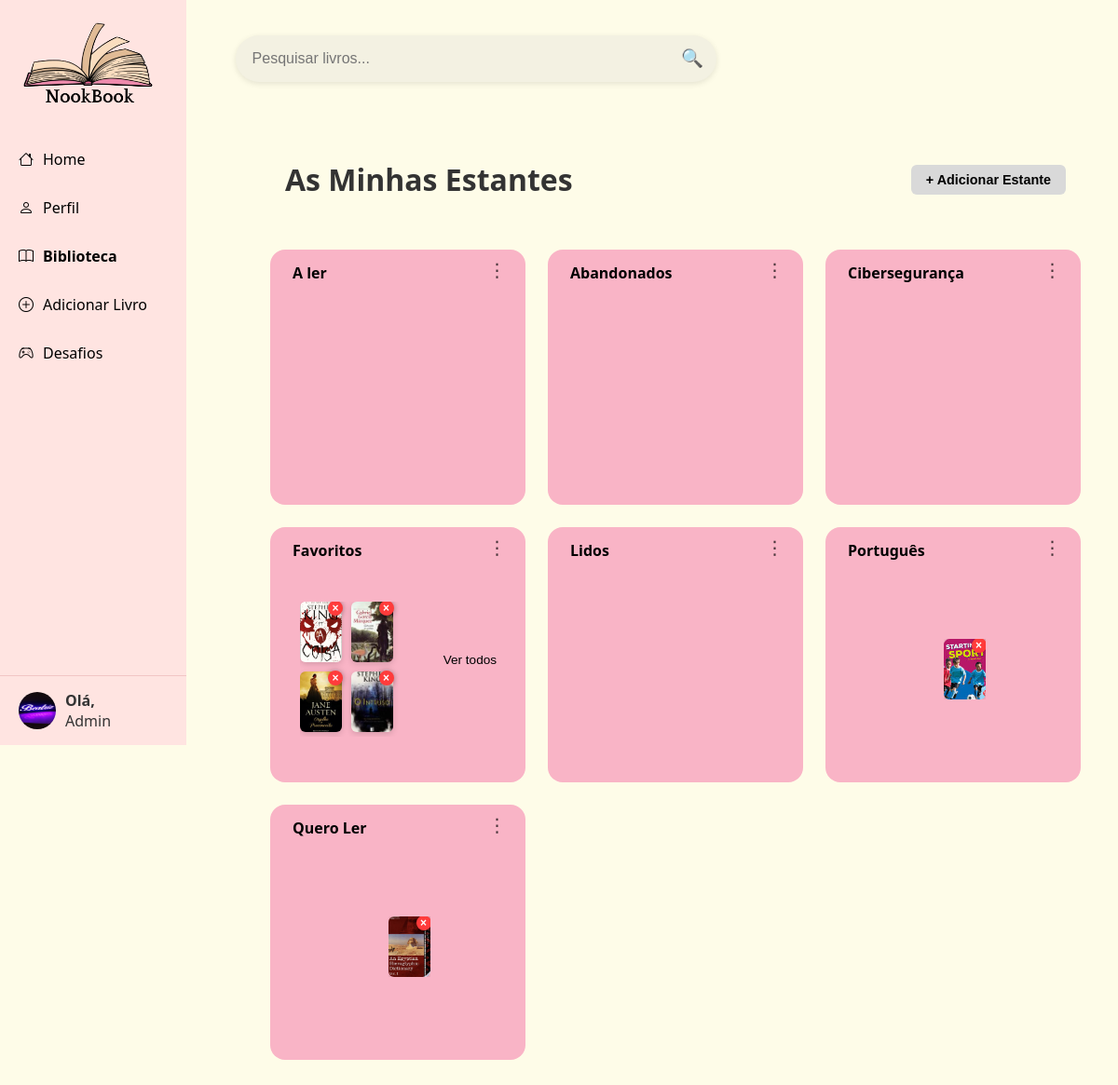
The page /biblio/biblioteca/ (signed in) on the database its author committed.
### nookbook/apps/Utilizadores/models.py (models this page shows, shortened)
class Utilizador(AbstractUser):
    nome = models.CharField(max_length=100, default="Utilizador")
    username = models.CharField(max_length=100, unique=True)
    email = models.EmailField(unique=True)
    biografia = models.CharField(max_length=1000, blank=True, null=True)
    foto_perfil = models.ImageField(upload_to=user_directory_path, blank=True, null=True)
    data_nascimento = models.DateField(blank=True, null=True)
    pais = models.CharField(max_length=100, blank=True, null=True)
    IDIOMAS_CHOICES = [
        ('pt', 'Português'),
        ('en', 'Inglês'),
        ('es', 'Espanhol'),
        ('fr', 'Francês'),
        ('de', 'Alemão'),
    ]
    idioma = models.CharField(max_length=10, choices=IDIOMAS_CHOICES, default='pt')
    generos_fav = models.ManyToManyField('Livros.Generos', blank=True, related_name='utilizadores')
    USERNAME_FIELD = "email"
    REQUIRED_FIELDS = ["username"]
    EMAIL_FIELD = "email"  # <- esta linha que deves adicionar!
    objects = UtilizadorManager()

### nookbook/apps/Biblioteca/models.py (models this page shows, shortened)
class Estante(models.Model):
    nome = models.CharField(max_length=50)
    utilizador = models.ForeignKey('Utilizadores.Utilizador', on_delete=models.CASCADE, related_name='estantes')
    cor = models.CharField(max_length=7, blank=True, null=True, default="#f9b4c6")
    class Meta:
        unique_together = ['nome', 'utilizador']

class Biblioteca(models.Model):
    utilizador = models.ForeignKey('Utilizadores.Utilizador', on_delete=models.CASCADE)
    livro = models.ForeignKey('Livros.Livro', on_delete=models.CASCADE)
    estante_customizada = models.ForeignKey('Estante', on_delete=models.SET_NULL, null=True, blank=True)
    data_adicao = models.DateTimeField(auto_now_add=True)
    notas = models.TextField(blank=True, null=True)
    class Meta:
        unique_together = ('utilizador', 'livro', 'estante_customizada')

### nookbook/apps/Livros/models.py (models this page shows, shortened)
class Livro(models.Model):
    titulo = models.CharField(max_length=255)
    autor = models.CharField(max_length=255)
    sinopse = models.TextField()
    num_pag = models.IntegerField(validators=[MinValueValidator(1)])
    capa = models.ImageField(upload_to='livros/', blank=True, null=True)
    ano_publicacao = models.PositiveIntegerField(blank=True, null=True)
    generos = models.ManyToManyField('Generos', related_name='livros')
    palavra_chave = models.ManyToManyField('PalavraChave', blank=True, related_name='livros')
    editora = models.ForeignKey('Editora', on_delete=models.SET_NULL, null=True, blank=True, related_name='livros')
    isbn = models.CharField(max_length=20, unique=True, blank=True, null=True)
    idioma = models.ForeignKey('Idioma', on_delete=models.SET_NULL, null=True, blank=True)
    google_id = models.CharField(max_length=50, blank=True, null=True, unique=True)

### nookbook/apps/Biblioteca/views.py (the view)
# urls.py: path('biblioteca/', views.pagina_biblioteca, name='pagina_biblioteca'),
@login_required
def pagina_biblioteca(request):
    garantir_estantes_default(request.user)
    estantes = Estante.objects.filter(utilizador=request.user).order_by('nome')
    estantes_com_livros = []
    for estante in estantes:
        livros = Biblioteca.objects.filter(estante_customizada=estante).select_related('livro')
        estantes_com_livros.append((estante, livros))
        estante.cor = estante.cor or '#f9b4c6'
    livros_disponiveis = Livro.objects.exclude(
        id__in=Biblioteca.objects.filter(utilizador=request.user).values_list('livro_id', flat=True)
    )
    return render(request, 'biblioteca.html', {
        'estantes_com_livros': estantes_com_livros,
        'livros_disponiveis': livros_disponiveis
    })

### nookbook/apps/Biblioteca/views.py (called while the page is built)
def garantir_estantes_default(utilizador):
    nomes = ['A ler', 'Quero Ler', 'Lidos', 'Abandonados']
    for nome in nomes:
        Estante.objects.get_or_create(utilizador=utilizador, nome=nome)

### nookbook/apps/Biblioteca/templates/biblioteca.html (shortened to what this page needs)
{% extends 'base.html' %}
{% load static %}
{% block extra_head %}
<link rel="stylesheet" href="{% static 'css/styles.css' %}">
<link rel="stylesheet" href="{% static 'Biblioteca/css/biblioteca.css' %}">
{% endblock %}
{% block content %}
<div class="biblioteca-container">
  <div class="titulo-biblioteca-wrapper">
    <h1 class="titulo-biblioteca">As Minhas Estantes</h1>
    <button class="btn-add-shelf" onclick="abrirModalEstante()">+ Adicionar Estante</button>
  </div>
  <div class="estantes-grid">
    {% for estante, livros in estantes_com_livros %}
    <div class="estante-card" data-cor="{{ estante.cor|default_if_none:'#f9b4c6'|default:'#f9b4c6' }}">
      <div class="estante-header">
        <h2>{{ estante.nome }}</h2>
        <div class="dropdown">
          <button class="dropdown-toggle" onclick="toggleMenu('{{ estante.id }}', event)">⋮</button>
        </div>
      </div>
      <div class="livros-container">
        {% for livro in livros %}
          <div class="livro-item">
            <img src="{{ livro.livro.capa.url }}" alt="{{ livro.livro.titulo }}">
            <form method="post" action="{% url 'remover_livro_estante' %}">
              <button type="submit">×</button>
            </form>
          </div>
        {% endfor %}
      </div>
      {% if livros|length > 1 %}
        <div class="ver-mais-container">
          <button class="btn-ver-mais">Ver todos</button>
        </div>
      {% endif %}
    </div>
    {% endfor %}
  </div>
</div>
{% endblock %}

### nookbook/templates/menu.html (shortened to what this page needs)
{% load static %}
<!DOCTYPE html>
<html lang="pt">
<head>
    <link href="https://cdn.jsdelivr.net/npm/bootstrap-icons/font/bootstrap-icons.css" rel="stylesheet">
</head>
<body>
<div class="container">
    <aside id="sidebar" class="sidebar">
        <div class="top">
          <div class="logo">
            <img src="{% static 'imagens/logo.png' %}" alt="Logo">
          </div>
        </div>
        <nav class="nav">
          <a href="{% if user.is_authenticated %}{% url 'pagina_inicial' %}{% else %}{% url 'pagina_login' %}{% endif %}" class="nav-item {% if request.resolver_match.url_name == 'pagina_inicial' %}active{% endif %}">
            <i class="bi bi-house"></i> Home
          </a>
          <a href="{% if user.is_authenticated %}{% url 'pagina_inicial' %}{% else %}{% url 'pagina_login' %}{% endif %}" class="nav-item {% if request.resolver_match.url_name == 'perfil' %}active{% endif %}">
            <i class="bi bi-person"></i> Perfil
          </a>
          <a href="{% if user.is_authenticated %}{% url 'pagina_biblioteca' %}{% else %}{% url 'pagina_login' %}{% endif %}" class="nav-item {% if request.resolver_match.url_name == 'pagina_biblioteca' %}active{% endif %}">
                   <i class="bi bi-book"></i> Biblioteca
          </a>
          <a href="{% if user.is_authenticated %}{% url 'adicionar_livro' %}{% else %}{% url 'pagina_login' %}{% endif %}" class="nav-item {% if request.resolver_match.url_name == 'adicionar_livro' %}active{% endif %}">
            <i class="bi bi-plus-circle"></i> Adicionar Livro
          </a>
          <a href="{% if user.is_authenticated %}{% url 'pagina_inicial' %}{% else %}{% url 'pagina_login' %}{% endif %}" class="nav-item {% if request.resolver_match.url_name == 'desafios' %}active{% endif %}">
            <i class="bi bi-controller"></i> Desafios
          </a>
        </nav>
        <div class="bottom-profile">
          {% if user.is_authenticated and user.foto_perfil %}
            <img src="{{ user.foto_perfil.url }}" alt="Perfil">
          {% else %}
            <img src="{% static 'imagens/profile_picture.png' %}" alt="Perfil">
          {% endif %}
          <div class="profile-info">
            <strong>Olá,</strong><br>
            <span>{% if user.is_authenticated %}{{ user.username }}{% else %}Visitante{% endif %}</span>
          </div>
        </div>
      </aside>
    <main id="main-content">
        <div class="topo-detalhes-pesquisa">
          <form action="{% url 'pesquisar_livros' %}" method="get" class="barra-pesquisa-estilizada">
            <input type="text" name="q" placeholder="Pesquisar livros..." required>
            <button type="submit">🔍</button>
          </form>
        </div>
    </main>
</div>
</body>
</html>

### nookbook/static/css/styles.css (style rules this page uses)
body { font-family: 'Segoe UI', sans-serif; background-color: #fefce8; color: #333; padding-left: 250px; }
.container { display: flex; }
.sidebar { width: 200px; background-color: #ffe4e1; display: flex; flex-direction: column; justify-content: space-between; height: 100vh; position: fixed; top: 0; left: 0; z-index: 1000; transition: transform 0.3s ease; }
.sidebar .top { padding: 20px; display: flex; align-items: center; justify-content: center; }
.sidebar .logo img { height: 100px; }
.nav { flex-grow: 1; }
.nav-item { display: flex; align-items: center; padding: 15px 20px; text-decoration: none; color: #000; border-radius: 12px; transition: background-color 0.2s, box-shadow 0.2s; }
.nav-item i { margin-right: 10px; }
.nav-item.active { font-weight: bold; }
.bottom-profile { display: flex; align-items: center; padding: 15px 20px; border-top: 1px solid #f1c5c5; }
.bottom-profile img { width: 40px; height: 40px; border-radius: 50%; margin-right: 10px; }
#main-content { margin-left: 200px; padding: 30px; flex: 1; width: 100%; }
.topo-detalhes-pesquisa { display: flex; gap: 4rem; flex-wrap: wrap; margin-left: -235px; }
.barra-pesquisa-estilizada { display: flex; background-color: #f3f1e2; border-radius: 999px; padding: 0.4rem 0.5rem; box-shadow: 0 2px 6px rgba(0, 0, 0, 0.1); max-width: 500px; width: 100%; min-width: 280px; }
.barra-pesquisa-estilizada input { flex: 1; border: none; background: transparent; padding: 0.6rem; font-size: 1rem; outline: none; color: #333; }
.barra-pesquisa-estilizada button { background: none; border: none; font-size: 1.2rem; cursor: pointer; color: #555; padding-left: 0.5rem; }
.barra-pesquisa-estilizada { display: flex; gap: 8px; }
.livros-container { display: grid; grid-template-columns: repeat(auto-fit, minmax(280px, 1fr)); gap: 3rem; }

### nookbook/apps/Biblioteca/static/Biblioteca/css/biblioteca.css (style rules this page uses)
.biblioteca-container { padding: 2rem; background-color: var(--cor-fundo); }
.titulo-biblioteca-wrapper { display: flex; justify-content: space-between; align-items: center; margin-bottom: 2rem; padding: 0 1rem; }
.btn-add-shelf { background-color: #d9d9d9; color: #000; border: none; padding: 0.5rem 1rem; border-radius: 6px; font-size: 0.9rem; font-weight: bold; cursor: pointer; transition: background-color 0.2s ease; }
.estantes-grid { display: grid; grid-template-columns: repeat(auto-fit, minmax(210px, 1fr)); gap: 1.5rem; }
.estante-card { overflow: visible; z-index: 1; width: 100%; aspect-ratio: 3 / 3; border-radius: 16px; display: flex; align-items: center; justify-content: center; position: relative; transition: transform 0.2s ease; cursor: pointer; }
.estante-card h2 { font-size: 1rem; font-weight: bold; text-align: left; width: 100%; margin: 0.4rem 1rem 0rem 1rem; color: #000; }
.dropdown { margin-right: 0.4rem; position: relative; z-index: 10; }
.estante-header { display: flex; align-items: center; justify-content: flex-start; position: absolute; top: 8px; left: 0; right: 0; padding: 0 0.5rem; gap: 0.3rem; }
.btn-add-livro, .dropdown-toggle { background: none; border: none; color: #000; font-size: 1rem; cursor: pointer; opacity: 0.7; transition: opacity 0.2s ease; }
.livros-container { display: flex; flex-wrap: wrap; gap: 0.6rem; margin: 3rem 0.5rem 1rem 2rem; max-height: 145px; overflow: hidden; }
.dropdown-toggle { background: none; border: none; font-size: 20px; cursor: pointer; }
.livro-item { position: relative; width: 45px; height: 65px; flex-shrink: 0; }
.livro-item img { width: 100%; height: 100%; object-fit: cover; border-radius: 6px; box-shadow: 0 2px 6px rgba(0,0,0,0.15); }
.livro-item form { position: absolute; top: -6px; right: -6px; }
.livro-item button { position: absolute; top: 5px; right: 5px; background: #ff3b3b; color: white; border: none; font-weight: bold; font-size: 12px; width: 16px; height: 16px; border-radius: 50%; cursor: pointer; box-shadow: 0 0 6px rgba(0,0,0,0.3); transition: transform 0.2s ease; display: flex; align-items: center; justify-content: center; padding: 0; line-height: 1; }
.ver-mais-container { width: 100%; text-align: center; margin-top: 0.5rem; }
.btn-ver-mais { background: none; border: none; color: #000; font-size: 0.85rem; cursor: pointer; }

### rows shown on the page
Utilizador: foto_perfil (picture), username "Admin"
Estante: nome "A ler"
Estante: nome "Abandonados"
Estante: nome "Cibersegurança"
Estante: nome "Favoritos", shows "Ver todos"
Biblioteca: livro.capa (picture)
Biblioteca: livro.capa (picture)
Biblioteca: livro.capa (picture)
Biblioteca: livro.capa (picture)
Estante: nome "Lidos"
Estante: nome "Português"
Biblioteca: livro.capa (picture)
Estante: nome "Quero Ler"
Biblioteca: livro.capa (picture)
